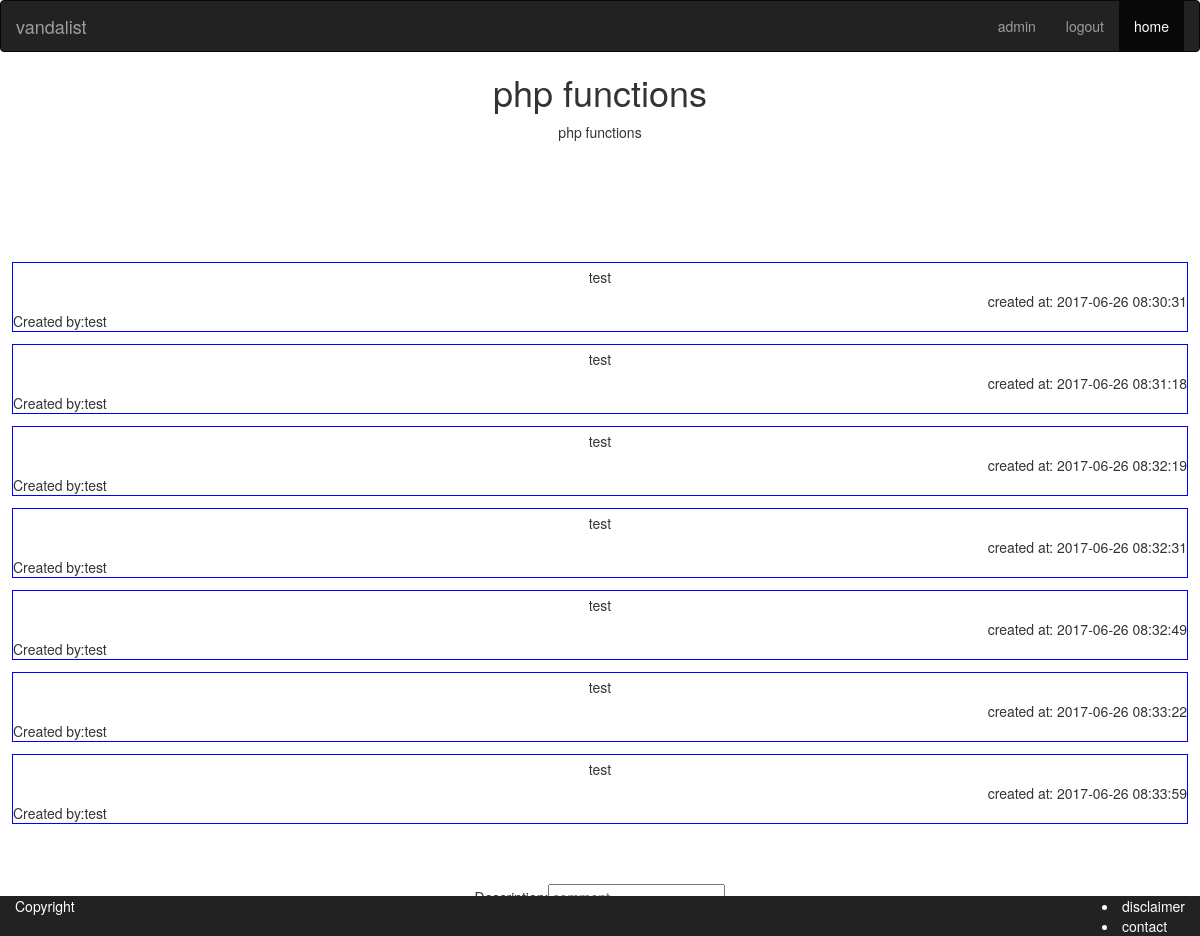
The app's page /app/topics/comment.php?id=5&subject=php functions (signed in) with its own data.
### tables this page shows
CREATE TABLE `topics` (
  `id` int(11) UNSIGNED NOT NULL,
  `subject` varchar(32) NOT NULL,
  `description` text NOT NULL,
  `created_at` timestamp NOT NULL DEFAULT CURRENT_TIMESTAMP,
  `updated_at` timestamp NULL DEFAULT NULL,
  `user_id` int(10) UNSIGNED NOT NULL,
  `theme_id` int(10) UNSIGNED NOT NULL
);

CREATE TABLE `replies` (
  `id` int(10) UNSIGNED NOT NULL,
  `content` longtext NOT NULL,
  `created_at` timestamp NOT NULL DEFAULT CURRENT_TIMESTAMP,
  `updated_at` timestamp NULL DEFAULT NULL,
  `user_id` int(10) UNSIGNED NOT NULL,
  `topic_id` int(10) UNSIGNED NOT NULL
);

CREATE TABLE `users` (
  `id` int(11) UNSIGNED NOT NULL,
  `username` varchar(32) NOT NULL,
  `password` varchar(255) NOT NULL,
  `email` varchar(255) NOT NULL,
  `created_at` timestamp NOT NULL DEFAULT CURRENT_TIMESTAMP,
  `updated_at` timestamp NULL DEFAULT NULL,
  `role` tinyint(4) NOT NULL DEFAULT '0',
  `first_name` varchar(32) NOT NULL,
  `last_name` varchar(32) NOT NULL,
  `date_of_birth` date NOT NULL
);

### app/database/database.php (called while the page is built, shortened)
<?php
$db = null;
$db_statement = null;
function dbQuery($sql, $params = [])
{
    global $db, $db_statement;
    try {
        $db_statement = $db->prepare($sql);
        $db_statement->execute($params);
    } catch(PDOException $error) {
        return false;
    }
    return true;
}
function dbGetRows()
{
    global $db_statement;
    if ($db_statement)
        return $db_statement->fetchAll();
    return null;
}
function dbGetRow()
{
    global $db_statement;
    if($db_statement)
        return $db_statement->fetch();
    return null;
}

### app/helpers/helper_functions.php (called while the page is built, shortened)
<?php
function checklogin()
{
    if(isset($_SESSION['user_id'])) {
        return true;
    }
    return false;
}

### app/topics/comment.php (the view, shortened to what this page needs)
<?php
include_once ('../helpers/helper_functions.php');
include_once('../template/head.php');
include_once('../template/navbar.php');
include('../database/database.php');
$topic_id = $_GET['id'];
$topic_subject = '';
if(!isset($_GET['subject'])) {
    if(dbQuery('SELECT * FROM topics WHERE id = :id', [ ':id' => $topic_id])) {
        $topic = dbGetRow();
        $topic_subject = $topic['subject'];
    } else {
        header('Location: ' . url(''));
        exit(0);
    }
} else {
    $topic_subject = $_GET['subject'];
}
dbQuery('SELECT * FROM topics WHERE id = :id', [ ':id' => $topic_id]);
$topic=dbGetRow();
$topic_subj= $topic['subject'];
$sql = "SELECT users.username as username,
               replies.content as content,
               replies.created_at as reply_created
        FROM topics
        INNER JOIN users ON users.id = topics.user_id
        INNER JOIN replies ON replies.topic_id = topics.id
        WHERE replies.topic_id = :id";
dbQuery($sql, [ ':id' => $topic_id]);
$replies = dbGetRows();
?>
    <section id="topicsubject">
        <span class="topic"><h1><?= $topic_subject ?> </h1></span>
        <section class="topicinfo"><?= $topic_subj?></section>
    </section>
<div class="comment_container">
<?php foreach ($replies as $reply):?>
            <section id="comment">
            <section class="description"><?=$reply['content'];?></section>
            <section class="created">created at: <?=$reply['reply_created'];?></section>
            <section class="user_id">Created by:<?= $reply['username']?> </section>
            </section>
<?php endforeach ?>
</div>
<?php if(checklogin()):?>
    <section id="addcontent">
    <form name="newtopic" action="comment_handler.php" method='POST'>
        Description:<input type="text" name="comment" required="required" placeholder="comment"><br>
        <button type="submit" name="submit" value="send">Place Commend</button>
    </form>
    </section>
<?php endif; ?>
<?php include_once('../template/foot.php');

### css/index.css (style rules this page uses)
.description { text-align: center; padding: 4px; }
.created { text-align: right; }
.topic { text-align: center; }
.comment_container { margin-top:10%; }
#comment { margin:1%; border: 1px solid blue; }
.topicinfo { text-align: center; }
#addcontent { text-align: center; margin-top: 5%; }

### records on screen
topics: subject "php functions"
replies: content "test", created_at "2017-06-26 08:30:31", user.username "test"
replies: content "test", created_at "2017-06-26 08:31:18", user.username "test"
replies: content "test", created_at "2017-06-26 08:32:19", user.username "test"
replies: content "test", created_at "2017-06-26 08:32:31", user.username "test"
replies: content "test", created_at "2017-06-26 08:32:49", user.username "test"
replies: content "test", created_at "2017-06-26 08:33:22", user.username "test"
replies: content "test", created_at "2017-06-26 08:33:59", user.username "test"

### other values on screen
$_SESSION['username'] "admin"
$topic_subject "php functions"
